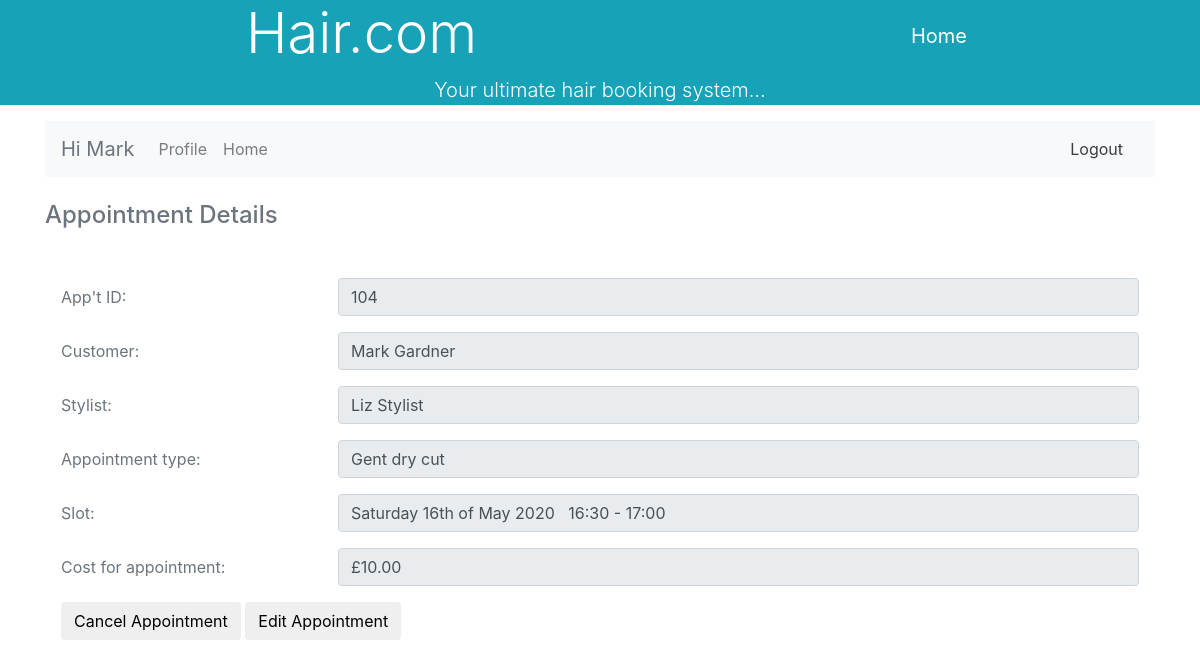
/appointmentDetails.php?event=104 (signed in), run on the app's committed database.
### tables this page shows
CREATE TABLE `tblusers` (
  `UserID` int(11) NOT NULL,
  `Firstname` varchar(50) NOT NULL,
  `Surname` varchar(50) NOT NULL,
  `Username` varchar(50) NOT NULL,
  `Password` char(255) NOT NULL,
  `phonenumber` varchar(11) DEFAULT NULL,
  `address1` varchar(50) DEFAULT '''NULL''',
  `address2` varchar(50) DEFAULT '''NULL''',
  `postcode` varchar(8) DEFAULT '''NULL''',
  `DateRegistered` datetime NOT NULL DEFAULT current_timestamp(),
  `UserType` int(1) NOT NULL,
  `hairAnalysis` tinyint(1) NOT NULL
);

CREATE TABLE `tblservices` (
  `serviceID` int(10) NOT NULL,
  `serviceName` varchar(50) NOT NULL,
  `durationMins` int(4) NOT NULL,
  `devTime` tinyint(1) NOT NULL,
  `cost` decimal(13,2) NOT NULL,
  `active` tinyint(1) NOT NULL
);

CREATE TABLE `tblslots` (
  `slotID` int(255) UNSIGNED NOT NULL,
  `start_event` datetime NOT NULL,
  `end_event` datetime NOT NULL
);

### appointmentDetails.php (the view, shortened to what this page needs)
<?php
include 'myFunctions.php';
$event = $_GET['event'];
$queryEvent = "SELECT * FROM tblappointments where apptID = $event";
$resultEvent = mysqli_query($db, $queryEvent);
$rowEvent = $resultEvent->fetch_assoc();
$sytlistID = $rowEvent["stylistID"];
$customerID = $rowEvent["customerID"];
$serviceID = $rowEvent["serviceID"];
$slotID = $rowEvent["slotID"];
$complete = $rowEvent["complete"];
$queryStylist = "SELECT * FROM tblusers where UserID = $sytlistID";
$resultStylist = mysqli_query($db, $queryStylist);
$rowStylist = $resultStylist->fetch_assoc();
$stylistName = $rowStylist['Firstname'] . " " . $rowStylist['Surname'];
$stylistID = $rowStylist['UserID'];
$queryCustomer = "SELECT * FROM tblusers where UserID = $customerID";
$resultCustomer = mysqli_query($db, $queryCustomer);
$rowCustomer = $resultCustomer->fetch_assoc();
$customerName = $rowCustomer['Firstname'] . " " . $rowCustomer['Surname'];
$queryCost = "SELECT * FROM tblservices where serviceID = $serviceID";
$resultCost = mysqli_query($db, $queryCost);
$rowCost = $resultCost->fetch_assoc();
$cost = "£" . $rowCost['cost'];
$serviceName = $rowCost['serviceName'];
$querySlotTime = "SELECT * FROM tblslots where slotID = $slotID";
$resultSlotTime = mysqli_query($db, $querySlotTime);
$rowSlotTime = $resultSlotTime->fetch_assoc();
$appSlot = date('l jS \of F Y', strtotime($rowSlotTime['start_event'])) . "   " .
    date('G:i', strtotime($rowSlotTime['start_event'])) . " - " .
    date('G:i', strtotime($rowSlotTime['end_event']));
?>
<!doctype html>
<html lang="en">
<head>
    <link href="bootstrap-4.0.0-dist\css\bootstrap.min.css" rel="stylesheet"/>
</head>
<body>
<?php if ($_SESSION['user']['type'] == 1) { ?>
    <div class="float-right sticky-top" style="padding:1% 18%"><?php Button('Home', 'hair.com_home.php') ?></div>
<?php } elseif ($_SESSION['user']['type'] == 2 || $_SESSION['user']['type'] == 3) { ?>
    <div class="float-right sticky-top"
         style="padding:1% 18%"><?php Button('Admin Home', 'hair.com_stylistAdmin_home.php') ?></div>
<?php } ?>
<div class="container text-muted">
    <div class="wrapper fadeInDown">
        <div id="formContent">
            <BR>
            <h4>Appointment Details</h4>
            <BR>
            <div class="modal-body">
                <form action="editProfile.php" method="post">
                    <div class="form-group row">
                        <label class="col-sm-3 col-form-label">App't ID:</label>
                        <div class="col-sm-9">
                            <input type="text" class="form-control" name="apptid"
                                   value="<?php echo $event ?>"
                                   readonly="readonly" required>
                        </div>
                    </div>
                    <div class="form-group row">
                        <label class="col-sm-3 col-form-label">Customer:</label>
                        <div class="col-sm-9">
                            <input type="text" class="form-control" name="customer"
                                   value="<?php echo $customerName ?>"
                                   readonly="readonly" required>
                        </div>
                    </div>
                    <div class="form-group row">
                        <label class="col-sm-3 col-form-label">Stylist:</label>
                        <div class="col-sm-9">
                            <input type="text" class="form-control" name="stylist" value="<?php echo $stylistName ?>"
                                   readonly="readonly"
                                   required>
                        </div>
                    </div>
                    <div class="form-group row">
                        <label class="col-sm-3 col-form-label">Appointment type:</label>
                        <div class="col-sm-9">
                            <input type="text" class="form-control" name="stylist" value="<?php echo $serviceName ?>"
                                   readonly="readonly"
                                   required>
                        </div>
                    </div>
                    <div class="form-group row">
                        <label class="col-sm-3 col-form-label">Slot:</label>
                        <div class="col-sm-9">
                            <input type="tel" class="form-control" name="phonenumber" pattern="[0-9]{11}"
                                   value="<?php echo $appSlot ?>" readonly="readonly" required>
                        </div>
                    </div>
                    <?php
                    if (!$complete) {
                        ?>
                        <div class="form-group row">
                            <label class="col-sm-3 col-form-label">Cost for appointment:</label>
                            <div class="col-sm-9">
                                <input type="tel" class="form-control" "
                                value="<?php echo $cost ?>" readonly="readonly" required>
                            </div>
                        </div>
                        <?php
                    }
                    ?>
                    <div><input type="button" class="btn btn-default float-right" id="submit-button" value="Submit"
                        <?php
                        if (!$complete) {
                        ?>
                        <input type="button" class="btn btn-default" id="cancel" value="Cancel Appointment"
                               onclick="deleteme(<?php echo $event ?>)">
                        <input type="button" class="btn btn-default" id="edit-app" value="Edit Appointment"
                               onclick="window.location='appBookForm.php?custID=<?php echo $customerID . "&serv=" . $serviceID
                                   . "&styl=" . $stylistID . "&edit=$slotID" ?>';">
                <?php
                }
                        ?>
                </form>
            </div>
        </div>
    </div>
</div>
</body>
</html>

### data on the page
tblusers: customer "Mark Gardner"
tblusers: stylist "Liz Stylist"
tblservices: stylist "Gent dry cut", cost "£10.00"
tblslots: phonenumber "Saturday 16th of May 2020 16:30 - 17:00"

### other printed values
$string "Home"
$text "Hair.com"
$text2 "Your ultimate hair booking system..."
$_SESSION['user']['firstname'] "Mark"
